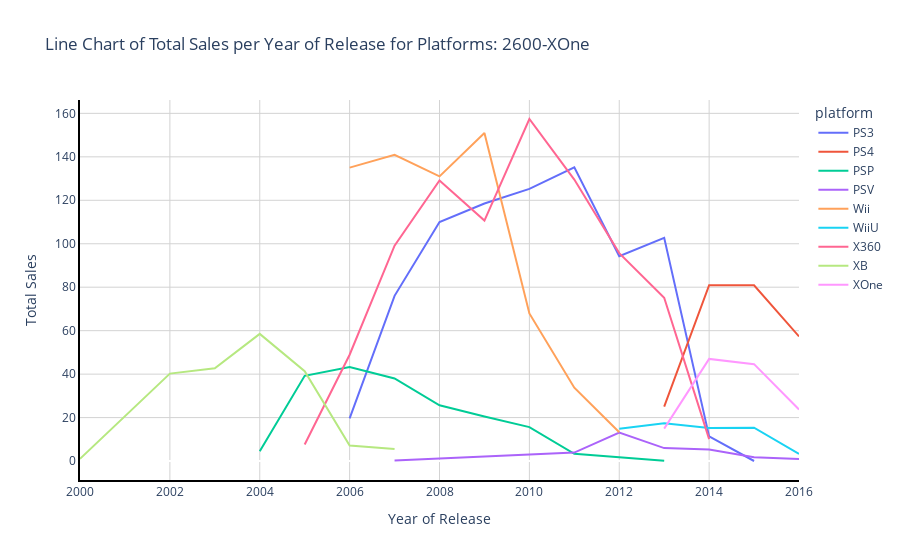

Here is the notebook cell this chart was saved with:
### Markdown cell above
### Reviewer's Comment (Blue):
PS2 data distribution looks like a cat ^^

### Code cell
no_sales_line_2 = px.line(platform_sales_year_2, x='year_of_release', y='total_sales',labels={"total_sales": "Total Sales", "year_of_release": "Year of Release"}, color='platform', title='Line Chart of Total Sales per Year of Release for Platforms: 2600-XOne')

no_sales_line_2.update_layout(plot_bgcolor='white', xaxis=dict(showgrid=True, gridcolor='lightgrey'), yaxis=dict(showgrid=True, gridcolor='lightgrey'))

no_sales_line_2.update_xaxes(showline=True, linewidth=2, linecolor='black')
no_sales_line_2.update_yaxes(showline=True, linewidth=2, linecolor='black')

no_sales_line_2.show()

### Figure 1 — Plotly figure (JSON) as saved in the notebook; plotly's stock layout.template omitted (floating-point values rounded to 4 significant figures)
{"data": [{"hovertemplate": "platform=PS3<br>Year of Release=%{x}<br>Total Sales=%{y}<extra></extra>", "legendgroup": "PS3", "line": {"color": "#636efa", "dash": "solid"}, "marker": {"symbol": "circle"}, "mode": "lines", "name": "PS3", "orientation": "v", "showlegend": true, "type": "scatter", "x": [2006, 2007, 2008, 2009, 2010, 2011, 2012, 2013, 2014, 2015], "xaxis": "x", "y": [19.62, 76.03, 110.0, 118.5, 125.2, 135.2, 94.3, 102.7, 11.34, 0.02], "yaxis": "y"}, {"hovertemplate": "platform=PS4<br>Year of Release=%{x}<br>Total Sales=%{y}<extra></extra>", "legendgroup": "PS4", "line": {"color": "#EF553B", "dash": "solid"}, "marker": {"symbol": "circle"}, "mode": "lines", "name": "PS4", "orientation": "v", "showlegend": true, "type": "scatter", "x": [2013, 2014, 2015, 2016], "xaxis": "x", "y": [25.07, 80.95, 80.9, 57.35], "yaxis": "y"}, {"hovertemplate": "platform=PSP<br>Year of Release=%{x}<br>Total Sales=%{y}<extra></extra>", "legendgroup": "PSP", "line": {"color": "#00cc96", "dash": "solid"}, "marker": {"symbol": "circle"}, "mode": "lines", "name": "PSP", "orientation": "v", "showlegend": true, "type": "scatter", "x": [2004, 2005, 2006, 2007, 2008, 2009, 2010, 2011, 2013], "xaxis": "x", "y": [4.46, 39.22, 43.23, 38.02, 25.68, 20.46, 15.61, 3.34, 0.15], "yaxis": "y"}, {"hovertemplate": "platform=PSV<br>Year of Release=%{x}<br>Total Sales=%{y}<extra></extra>", "legendgroup": "PSV", "line": {"color": "#ab63fa", "dash": "solid"}, "marker": {"symbol": "circle"}, "mode": "lines", "name": "PSV", "orientation": "v", "showlegend": true, "type": "scatter", "x": [2007, 2011, 2012, 2013, 2014, 2015, 2016], "xaxis": "x", "y": [0.26, 3.88, 13.07, 5.96, 5.27, 1.72, 0.93], "yaxis": "y"}, {"hovertemplate": "platform=Wii<br>Year of Release=%{x}<br>Total Sales=%{y}<extra></extra>", "legendgroup": "Wii", "line": {"color": "#FFA15A", "dash": "solid"}, "marker": {"symbol": "circle"}, "mode": "lines", "name": "Wii", "orientation": "v", "showlegend": true, "type": "scatter", "x": [2006, 2007, 2008, 2009, 2010, 2011, 2012], "xaxis": "x", "y": [135.0, 140.9, 131.0, 151.0, 67.92, 33.75, 13.23], "yaxis": "y"}, {"hovertemplate": "platform=WiiU<br>Year of Release=%{x}<br>Total Sales=%{y}<extra></extra>", "legendgroup": "WiiU", "line": {"color": "#19d3f3", "dash": "solid"}, "marker": {"symbol": "circle"}, "mode": "lines", "name": "WiiU", "orientation": "v", "showlegend": true, "type": "scatter", "x": [2012, 2013, 2014, 2015, 2016], "xaxis": "x", "y": [14.85, 17.4, 15.22, 15.35, 3.26], "yaxis": "y"}, {"hovertemplate": "platform=X360<br>Year of Release=%{x}<br>Total Sales=%{y}<extra></extra>", "legendgroup": "X360", "line": {"color": "#FF6692", "dash": "solid"}, "marker": {"symbol": "circle"}, "mode": "lines", "name": "X360", "orientation": "v", "showlegend": true, "type": "scatter", "x": [2005, 2006, 2007, 2008, 2009, 2010, 2011, 2012, 2013, 2014], "xaxis": "x", "y": [7.64, 48.92, 99.11, 129.2, 110.7, 157.4, 129.5, 95.68, 75.17, 10.1], "yaxis": "y"}, {"hovertemplate": "platform=XB<br>Year of Release=%{x}<br>Total Sales=%{y}<extra></extra>", "legendgroup": "XB", "line": {"color": "#B6E880", "dash": "solid"}, "marker": {"symbol": "circle"}, "mode": "lines", "name": "XB", "orientation": "v", "showlegend": true, "type": "scatter", "x": [2000, 2001, 2002, 2003, 2004, 2005, 2006, 2007], "xaxis": "x", "y": [0.99, 20.72, 40.24, 42.68, 58.51, 41.38, 7.15, 5.52], "yaxis": "y"}, {"hovertemplate": "platform=XOne<br>Year of Release=%{x}<br>Total Sales=%{y}<extra></extra>", "legendgroup": "XOne", "line": {"color": "#FF97FF", "dash": "solid"}, "marker": {"symbol": "circle"}, "mode": "lines", "name": "XOne", "orientation": "v", "showlegend": true, "type": "scatter", "x": [2013, 2014, 2015, 2016], "xaxis": "x", "y": [14.92, 47.01, 44.58, 23.7], "yaxis": "y"}], "layout": {"legend": {"title": {"text": "platform"}, "tracegroupgap": 0}, "plot_bgcolor": "white", "title": {"text": "Line Chart of Total Sales per Year of Release for Platforms: 2600-XOne"}, "xaxis": {"anchor": "y", "domain": [0, 1], "gridcolor": "lightgrey", "linecolor": "black", "linewidth": 2, "showgrid": true, "showline": true, "title": {"text": "Year of Release"}}, "yaxis": {"anchor": "x", "domain": [0, 1], "gridcolor": "lightgrey", "linecolor": "black", "linewidth": 2, "showgrid": true, "showline": true, "title": {"text": "Total Sales"}}}}
